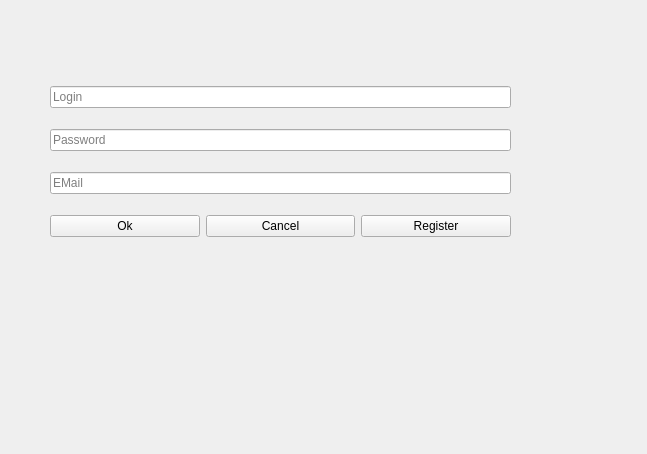
<?xml version="1.0" encoding="UTF-8"?>
<ui version="4.0">
 <class>FormAuth</class>
 <widget class="QWidget" name="FormAuth">
  <property name="geometry">
   <rect>
    <x>0</x>
    <y>0</y>
    <width>647</width>
    <height>454</height>
   </rect>
  </property>
  <property name="windowTitle">
   <string>Form</string>
  </property>
  <widget class="QWidget" name="">
   <property name="geometry">
    <rect>
     <x>50</x>
     <y>71</y>
     <width>461</width>
     <height>181</height>
    </rect>
   </property>
   <layout class="QVBoxLayout" name="verticalLayout">
    <item>
     <widget class="QLineEdit" name="lineEdit_log">
      <property name="placeholderText">
       <string>Login</string>
      </property>
     </widget>
    </item>
    <item>
     <widget class="QLineEdit" name="lineEdit_Pass">
      <property name="placeholderText">
       <string>Password</string>
      </property>
     </widget>
    </item>
    <item>
     <widget class="QLineEdit" name="lineEdit_Mail">
      <property name="placeholderText">
       <string>EMail</string>
      </property>
     </widget>
    </item>
    <item>
     <layout class="QHBoxLayout" name="horizontalLayout">
      <item>
       <widget class="QPushButton" name="pushButton_Ok">
        <property name="text">
         <string>Ok</string>
        </property>
       </widget>
      </item>
      <item>
       <widget class="QPushButton" name="pushButton_Canc">
        <property name="text">
         <string>Cancel</string>
        </property>
       </widget>
      </item>
      <item>
       <widget class="QPushButton" name="pushButton_Reg">
        <property name="text">
         <string>Register</string>
        </property>
       </widget>
      </item>
     </layout>
    </item>
   </layout>
  </widget>
 </widget>
 <resources/>
 <connections/>
</ui>
